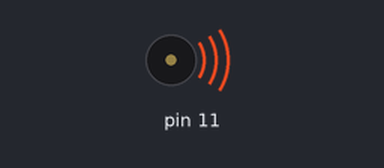
The sketch below on a simulated Arduino Uno, built with avr-gcc and run on an emulated ATmega328P. Shown: buzzer (waves = sounding).

Above: at 0.01 s.
At 5.0 s:
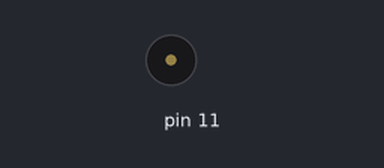
Timing chart, 0 to 6.5 s (numbered marks = the images above):
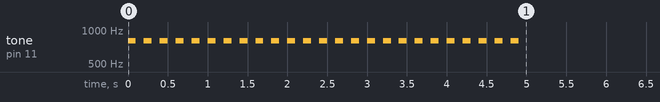

The sketch:

sketch_aug31a.ino
```cpp
void setup() {
  int i;
 for (i = 0; i < 25; i++) {
    tone(11,800,100);
    delay(200);
  }

}

void loop() {
  // put your main code here, to run repeatedly:

}
```
